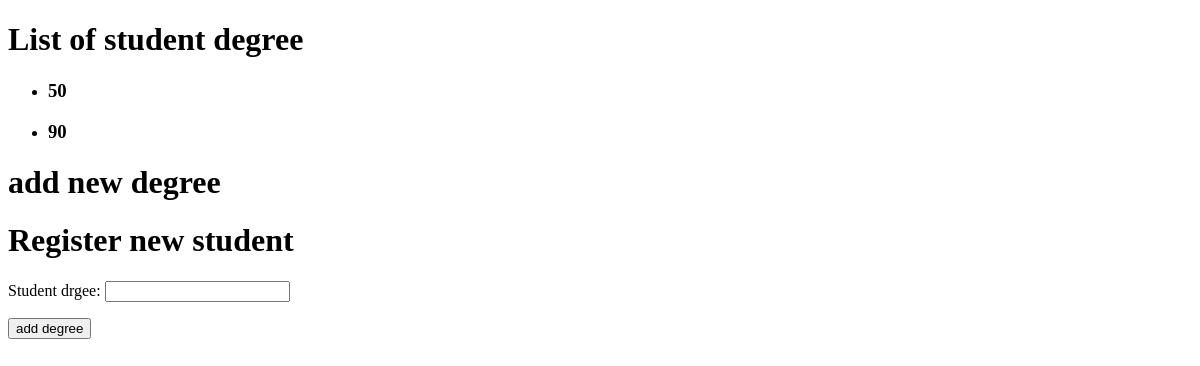
Before: /degree/1/ with the older database file.
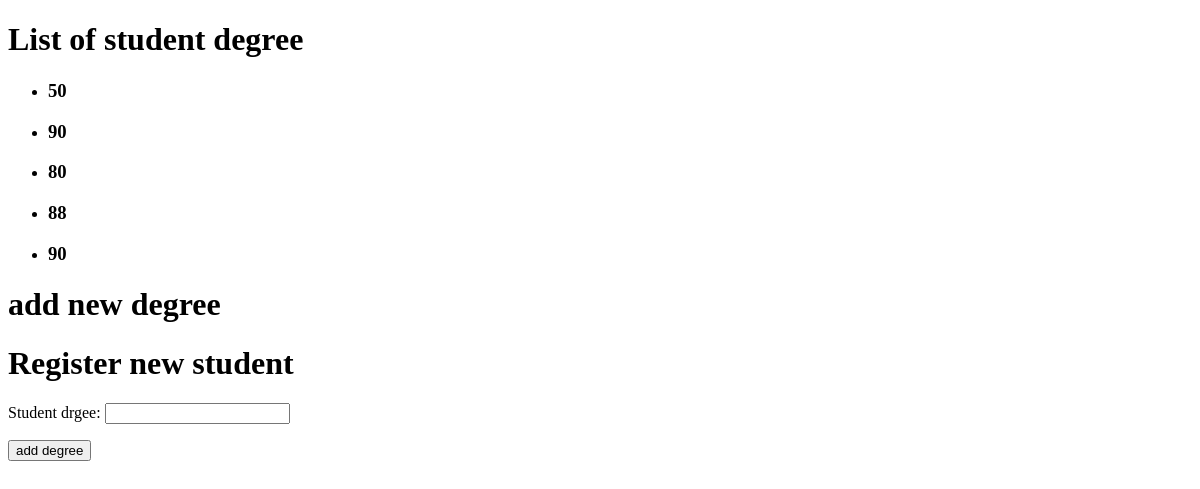
After: the same page with the newer database file.
### sellingportal/models.py (models this page shows)
class Degree(models.Model):
  student_id=models.ForeignKey(Student , on_delete=models.CASCADE)
  student_drgee=models.IntegerField(default=15)

### sellingportal/views.py (the view)
# urls.py: url(r'^degree/(?P<student_id>[0-9]+)/$',StudentDegree,name='degree'),
def StudentDegree(request,student_id):
    degrees=models.Degree.objects.filter(student_id=student_id )
    stuents=models.Student.objects.get(id=student_id)
    form_data=forms.DegreeRegistrar(request.POST or None)
    msg=''
    if form_data.is_valid():
       degree=models.Degree()
       degree.student_drgee=form_data.cleaned_data['student_drgee']
       degree.student_id=stuents
       degree.save()
       msg='data is saved'
    context={
        'degrees':degrees,
         'formregister':form_data,
         'msg':msg
    }
    return render(request,'degrees.html',context)

### sellingportal/forms.py
class DegreeRegistrar(forms.Form):
    student_drgee = forms.CharField(required=True, widget=forms.TextInput( ))

### sellingportal/templates/degrees.html (shortened to what this page needs)
<!DOCTYPE html>
<html lang="en">
<head>
</head>
<body>
<h1>List of student degree</h1>
<ul>
{% for degree in degrees %}
    <li>
 <h3>{{degree.student_drgee}}</h3> </li>
{%endfor%}
     </ul>
<h1> add new degree</h1>
   <form  action="" method="POST">
       <h1>Register new student</h1>
  {{ formregister.as_p }}
 <button type="submit"  >  add degree</button>
</form>
</body>
</html>

Changed rows visible on the page:
added Degree: student_drgee "80"
added Degree: student_drgee "88"
added Degree: student_drgee "90"
